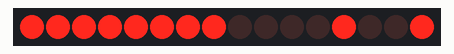
The sketch below on a simulated Arduino Uno, built with avr-gcc and run on an emulated ATmega328P. On the bench: 16 shift-register outputs drawn as a row of LEDs (first output left, lit = HIGH). Wiring (inferred from the names in the program): 2 × shift register (74HC595): data pin 2; shift clock pin 3; latch pin 4. Wiring (inferred from the signals the program sends): row of LEDs: on Q0, Q1, Q2, Q3, Q4, Q5, Q6, Q7, Q8, Q9, Q10, Q11, Q12, Q13, Q14, Q15.

Above: at 0.1 s.
At 8.1 s:
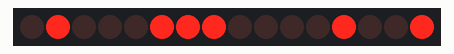
At 16.21 s:
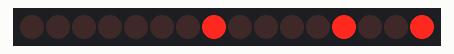
At 17.81 s:
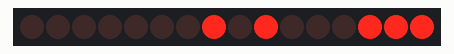
At 19.3 s:
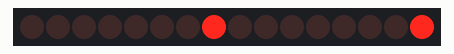
At 39.75 s:
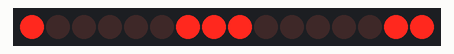
Timing chart, 0 to 40.0 s (numbered marks = the images above):
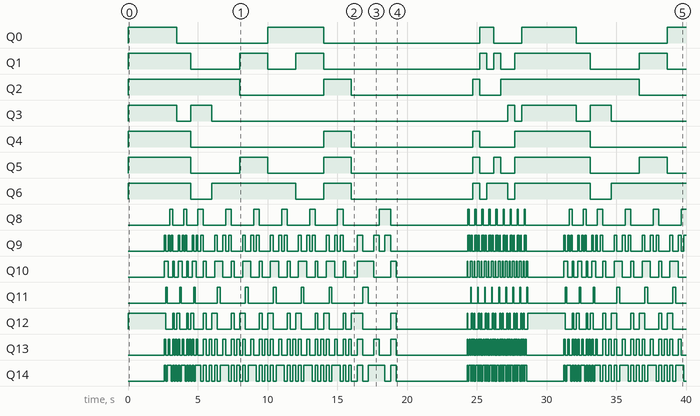

The sketch:

bttf_speedometer.ino
```cpp
#define LATCH 4
#define CLK 3
#define DATA 2

byte digit[10]= {0x6F, 0x09, 0x73, 0x3B, 0x1D, 0x3E, 0x7C, 0x0B, 0x7F, 0x1F};

int i;
int j;

void setup(){
  pinMode(LATCH, OUTPUT);
  pinMode(CLK, OUTPUT);
  pinMode(DATA, OUTPUT);

  initDisplay();
}

void loop(){
  for (i=1; i<=88; i++) {
    // Accelerate
    if (i<=25) delay(100);
    if ((i>25) && (i<=80)) delay(200);
    if ((i>80) && (i<=88)) delay(400);

    int firstDigit = i/10;
    int secondDigit = i%10;

    digitalWrite(LATCH, LOW);
    shiftOut(DATA, CLK, MSBFIRST, ~digit[secondDigit]); // digitOne

    if (firstDigit > 0) {
      shiftOut(DATA, CLK, MSBFIRST, ~digit[firstDigit]); // digitTwo
    } else {
      shiftOut(DATA, CLK, MSBFIRST, B11111111); // digitOne
    }
    digitalWrite(LATCH, HIGH);
  }

  if(i > 88) {
    delay(5000);
    // Brake
    for (j=88; j>=1; j--) {
      delay(50);
      int firstDigit = j/10;
      int secondDigit = j%10;

      digitalWrite(LATCH, LOW);
      shiftOut(DATA, CLK, MSBFIRST, ~digit[secondDigit]); // digitOne

      if (firstDigit > 0) {
        shiftOut(DATA, CLK, MSBFIRST, ~digit[firstDigit]); // digitTwo
      } else {
        shiftOut(DATA, CLK, MSBFIRST, B11111111); // digitOne
      }
      digitalWrite(LATCH, HIGH);
    }
    initDisplay();
  }
}

void initDisplay(){
  digitalWrite(LATCH, LOW);
  shiftOut(DATA, CLK, MSBFIRST, ~digit[0]); // digitOne
  shiftOut(DATA, CLK, MSBFIRST, B11111111); // digitOne
  digitalWrite(LATCH, HIGH);
  delay(2500);
}
```

Measured:
- by itself, Q0: HIGH → LOW at 3.5 s, → HIGH 6.5 s later, → LOW 4.0 s later, → HIGH 11.2 s later, … (8 changes in this stretch)
- by itself, Q1: HIGH → LOW at 4.5 s, → HIGH 3.5 s later, → LOW 2.0 s later, → HIGH 2.0 s later, … (13 changes in this stretch)
- by itself, Q2: goes LOW 6.0 s, HIGH 2.0 s, LOW 8.7 s, HIGH 0.50 s, LOW 1.5 s, HIGH 9.9 s, then LOW
- by itself, Q3: HIGH → LOW at 3.5 s, → HIGH 1.0 s later, → LOW 1.5 s later, → HIGH 21.2 s later, … (9 changes in this stretch)
- by itself, Q4: goes LOW 9.5 s, HIGH 2.0 s, LOW 8.7 s, HIGH 0.50 s, LOW 2.5 s, HIGH 5.4 s, then LOW
- by itself, Q5: HIGH → LOW at 4.5 s, → HIGH 3.5 s later, → LOW 2.0 s later, → HIGH 4.0 s later, … (13 changes in this stretch)
- by itself, Q6: HIGH → LOW at 4.5 s, → HIGH 1.5 s later, → LOW 6.0 s later, → HIGH 2.0 s later, … (12 changes in this stretch)
- by itself, Q8: LOW → HIGH at 3.0 s, → LOW 0.20 s later, → HIGH 0.80 s later, → LOW 0.20 s later, … (47 changes in this stretch)
